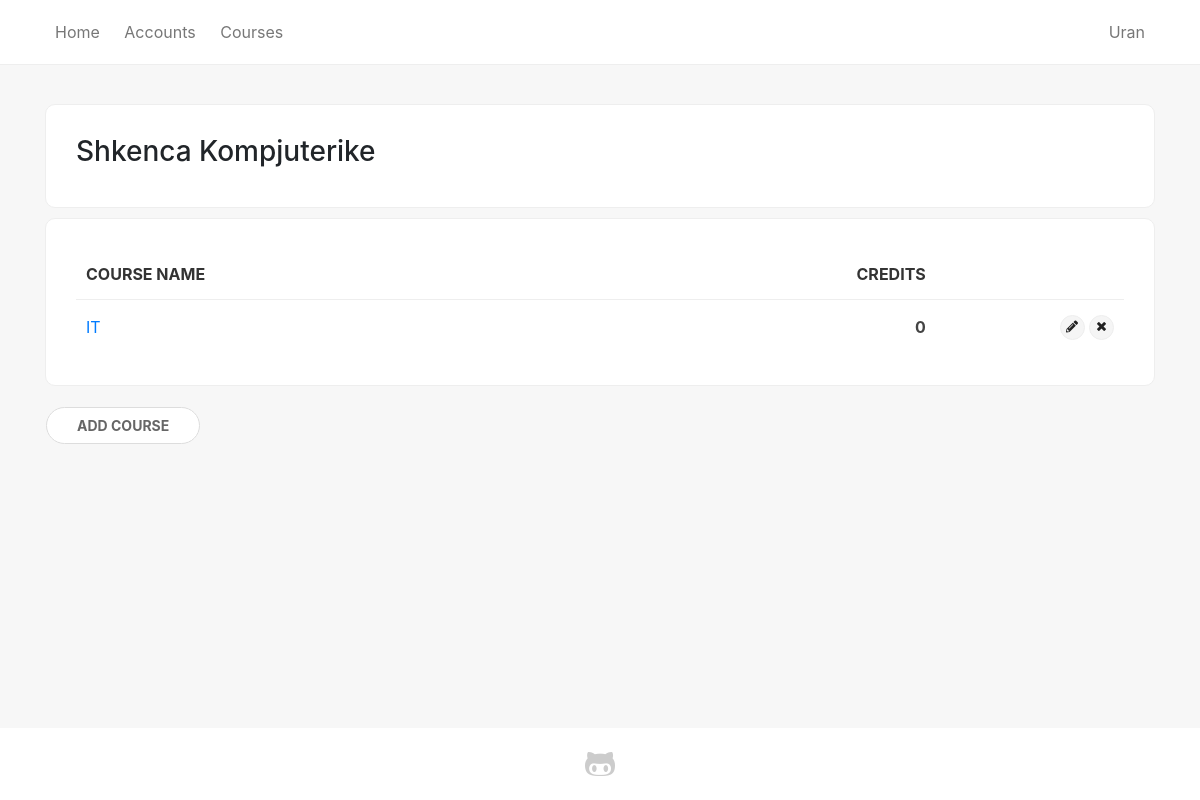
Page /program/1 (signed in) on the earlier database version.
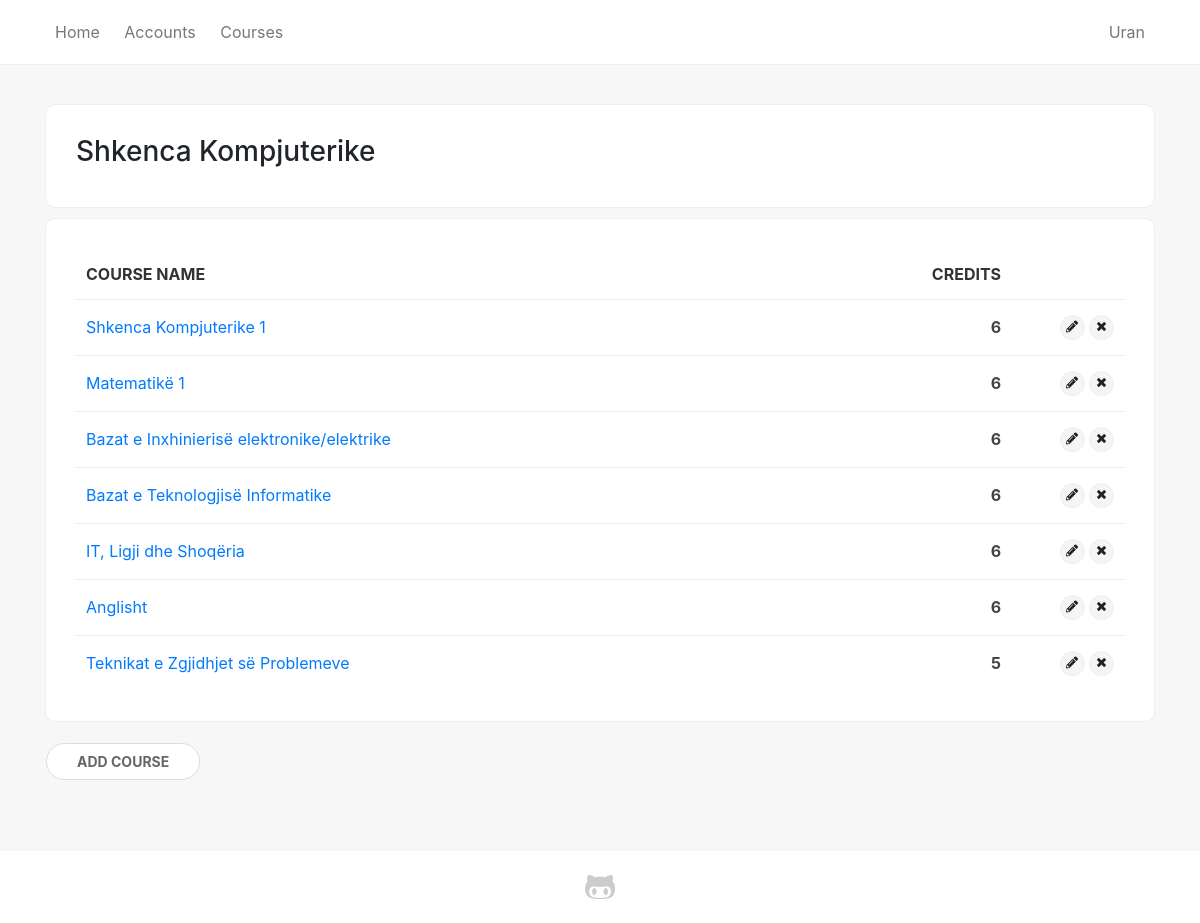
Same page on the later database version.
### sems/models.py (models this page shows, shortened)
class Student(models.Model):
    user = models.OneToOneField(User, on_delete=models.CASCADE, null=True)
    first_name = models.CharField(max_length=100, null=True)
    last_name = models.CharField(max_length=100, null=True)
    picture = models.ImageField(null=True, blank=True, default='no-img.png')
    website = models.URLField(max_length=100, null=True, blank=True)
    email = models.EmailField(max_length=100, null=True)
    program = models.ForeignKey(Program, on_delete=models.SET_NULL, null=True)
    country = models.ForeignKey(State, on_delete=models.SET_NULL, null=True)
    city = models.CharField(max_length=100, null=True)
    course = models.ManyToManyField(Course, related_name='course', blank=True)
    course_teacher = models.ManyToManyField(Course, related_name='course_teacher', blank=True)
    viti = models.IntegerField(choices=YEARS, default=1)
    semester = models.IntegerField(choices=SEMESTER, default=1)
    level = models.CharField(max_length=100, choices=LEVELS, default=1)

class Program(models.Model):
    name = models.CharField(max_length=150)
    summary = models.TextField(null=True, blank=True)

class Course(models.Model):
    name = models.CharField(max_length=200)
    summary = models.TextField(max_length=600, null=True, blank=True)
    program = models.ForeignKey(Program, on_delete=models.CASCADE)
    start_date = models.DateField()
    end_date = models.DateField()
    credits = models.IntegerField(null=True, default=0)
    obligative = models.BooleanField(default=True)
    year = models.IntegerField(choices=YEARS, default=1)
    semester = models.IntegerField(choices=SEMESTER, default=1)
    level = models.CharField(max_length=100, choices=LEVELS, default='Bachelor')
    def __str__(self):
        return self.name

### sems/views.py (the view)
# urls.py: path('program/<int:pk>', views.program_detail, name='program_single'),
def program_detail(request, pk):
    program = Program.objects.get(pk=pk)
    courses = Course.objects.filter(program_id=pk)
    paginator = Paginator(courses, 10)
    page = request.GET.get('page')
    courses = paginator.get_page(page)
    if request.user.is_authenticated:
        return render(
            request,
            'program_single.html',
            {'program': program, 'courses': courses, 'credits': credits},
        )
    else:
        return redirect('login')

### sems/templates/program_single.html (shortened to what this page needs)
{% extends 'base_generic.html' %}
{% block content %}
<div class="container">
    <div class="no-shade card-box">
        <h3>{{ program.name }}</h3>
    </div>
    <div class="shadow-box">
        {% if courses %}
        <table>
            <thead>
                <tr>
                    <th>Course name</th>
                    <th class="text-right">Credits</th>
                    <th></th>
                </tr>
            </thead>
        {% for course in courses %}
            <tr>
                <td><a href="{% url 'course_detail' pk=course.pk %}">{{ course }}</a></td>
                <td class="text-right"><b>{{ course.credits }}</b></td>
                {% if user.is_superuser %}
                    <td style="max-width: 50px" class="text-right">
                        <a title="Edit" href="{% url 'course_edit' pk=course.pk %}" class="label sm-label"><i class="fas fa-pencil-alt"></i></a>
                        <span class="with-popup">
                            <a title="Delete" class="label sm-label"><i class="fas fa-times"></i></a>
                        </span>
                    </td>
                {% endif %}
            </tr>
        {% endfor %}
        </table>
        {% else %}
        <p class="text-center"><i class="material-icons">sentiment_dissatisfied</i><br/>No courses added</p>
        {% if user.is_superuser %}
        <p class="text-center lead">Start by <a href="{% url 'course_add' pk=program.pk %}">adding new course</a></p>
        {% endif %}
        {% endif %}
    </div>
    {% if user.is_authenticated and user.is_superuser and courses %}
    <div class="empty-box">
        <a class="btn btn-primary" href="{% url 'course_add' pk=program.pk %}">Add course</a>
    </div>
    {% endif %}
</div>
{% endblock %}

### sems/templates/base_generic.html (shortened to what this page needs)
{% load static %}
<html>
<head>
    <link rel="stylesheet" href="https://use.fontawesome.com/releases/v5.0.12/css/all.css">
    <link rel="stylesheet" href="{% static 'css/bootstrap.min.css' %}">
    <link rel="stylesheet" href="{% static 'css/main.css' %}">
    <link rel="stylesheet" href="{% static 'fonts/fontawesome-all.min.css' %}">
</head>
<body>
    <div class="wrapper">
        <header>
            <nav>
                <div class="container">
                    {% url 'home' as hom %}
                    {% url 'students' as acc %}
                    {% url 'programs' as prog %}
                    {% url 'login' as log %}
                    {% url 'student_detail' pk=user.student.pk as sd %}
                    <a href="{% url 'home' %}" {% if request.path == hom %} class="active"{% endif %}>Home</a>
                    <a href="{% url 'students' %}" {% if request.path == acc %} class="active"{% endif %}>Accounts</a>
                    <a href="{% url 'programs' %}" {% if request.path == prog %} class="active"{% endif %}>Courses</a>
                    <div class="inline-block float-right text-right">
                    {% if not user.is_authenticated %}
                    <a href="{% url 'login' %}" {% if request.path == log %} class="active"{% endif %}>Login</a>
                    {% else %}
                        <div class="dd">
                            <a href="{% url 'student_detail' pk=user.student.pk %}" {% if request.path == sd %} class="active"{% endif %}>{{ user.student.first_name }}</a>
                        </div>
                    {% endif %}
                    </div>
                </div>
            </nav>
        </header>
        <br/>
        {% block content %}
        {% endblock %}
    </div>
    <footer>
        <div class="container">
            <div class="row justify-content-center">
                <div class="col-md-6 col-xs-12 text-center">
                    <a href="https://github.com/urankajtazaj/SEMS" title="View on GitHub" target="_blank"><i class="fab fa-github-alt fa-2x"></i></a>
                </div>
            </div>
        </div>
    </footer>
</body>
</html>

### sems/static/css/main.css (style rules this page uses)
* { --main-color: #006992; }
.inline-block { display: inline-block; }
body { display: flex; flex-direction: column; background-color: #f7f7f7; min-height: 100vh; }
.wrapper { flex: 1; }
nav { padding: 20px 0; background-color: #fff; margin-bottom: 15px; border-bottom: 1px solid #eee; }
nav a { padding: 20px 10px; color: #777; border-bottom: 2px solid transparent; transition: 100ms ease; }
.dd { position: relative; display: inline; }
.shadow-box, .card-box, .empty-box { padding: 30px; border-radius: 10px; margin-bottom: 10px; display: block; border: 1px solid #eee; position: relative; background-color: #fff; position: relative; overflow: hidden; }
.empty-box { border-color: transparent; background-color: transparent; padding: 10px 0; }
table { width: 100%; }
td, th { padding: 15px 10px; border-top: 1px solid #eee; color: #444; }
th { border: none; color: #333; background-color: #fff; text-transform: uppercase; }
.btn { border: none; text-transform: uppercase; font-size: normal; font-weight: bold; border-radius: 4px; position: relative; font-size: 15px; padding: 6px 20px; padding-left: 30px; }
.label { display: inline-flex; justify-content: center; align-items: center; border-radius: 50px; background-color: #f5f5f5; color: #777; padding: 4px 10px; border: 1px solid #eee; }
.btn-primary, .empty-box a.btn-primary, .empty-box button.btn-primary, .btn-third, .btn-danger { border-radius: 50px; background-color: #fff; border: 1px solid #ddd; color: #666; font-size: 14px; box-shadow: none; padding: 7px 30px; }
td { position: relative; }
footer { background-color: #fff; padding: 20px 0; margin-top: 50px; }
footer a { color: #ccc; transition: 150ms ease; }
.with-popup { position: relative; }
.with-popup a { cursor: pointer; }
.sm-label { width: 25px; height: 25px; font-size: 12px; }
td .fas { color: #222; }

Differences in the rows shown:
removed Course: name "IT", credits "0"
added Course: name "Shkenca Kompjuterike 1", credits "6"
added Course: name "Matematikë 1", credits "6"
added Course: name "Bazat e Inxhinierisë elektronike/elektrike", credits "6"
added Course: name "Bazat e Teknologjisë Informatike", credits "6"
added Course: name "IT, Ligji dhe Shoqëria", credits "6"
added Course: name "Anglisht", credits "6"
added Course: name "Teknikat e Zgjidhjet së Problemeve", credits "5"
